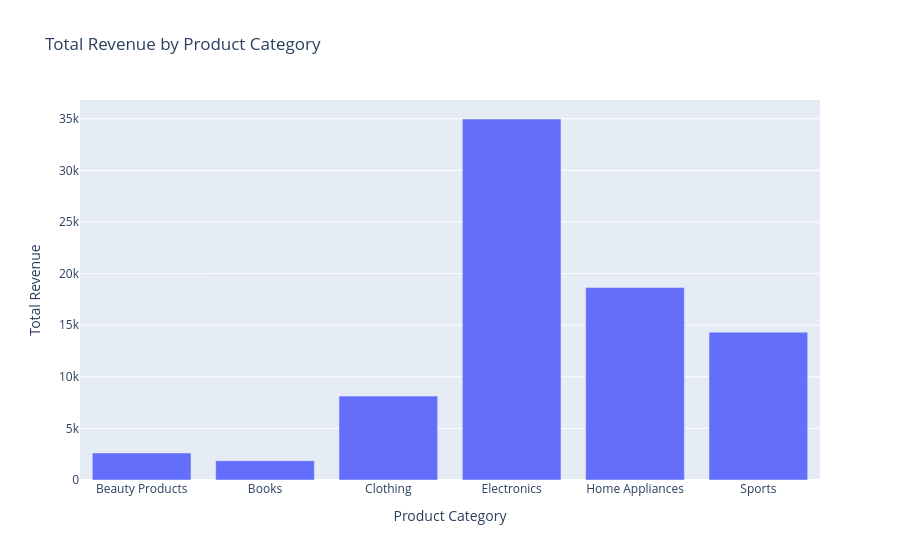

The cell this chart's notebook holds for it:
### Code cell
category_sales = df.groupby("Product Category")["Total Revenue"].sum().reset_index()

fig = px.bar(
    category_sales,
    x="Product Category",
    y="Total Revenue",
    title="Total Revenue by Product Category",
    hover_data=["Total Revenue"]
)

fig.show()

### Figure 1 — Plotly figure (JSON) as saved in the notebook; plotly's stock layout.template omitted (floating-point values rounded to 4 significant figures)
{"data": [{"alignmentgroup": "True", "hovertemplate": "Product Category=%{x}<br>Total Revenue=%{y}<extra></extra>", "legendgroup": "", "marker": {"color": "#636efa", "pattern": {"shape": ""}}, "name": "", "offsetgroup": "", "orientation": "v", "showlegend": false, "textposition": "auto", "type": "bar", "x": ["Beauty Products", "Books", "Clothing", "Electronics", "Home Appliances", "Sports"], "xaxis": "x", "y": [2622.0, 1862.0, 8129.0, 34980.0, 18650.0, 14330.0], "yaxis": "y"}], "layout": {"barmode": "relative", "legend": {"tracegroupgap": 0}, "title": {"text": "Total Revenue by Product Category"}, "xaxis": {"anchor": "y", "domain": [0, 1], "title": {"text": "Product Category"}}, "yaxis": {"anchor": "x", "domain": [0, 1], "title": {"text": "Total Revenue"}}}}
